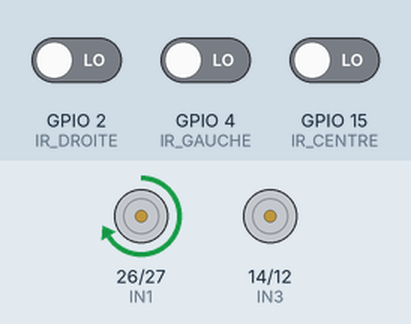
Recording of a sketch running on a simulated ESP32. On the bench: motor-driver pin pairs drawn as motors (green arrow = first pin HIGH = forward, orange = second pin HIGH = backward, longer = more drive, scaled by the enable pin). The inputs (shaded band) are chosen by the test bench; at power-on: GPIO 4 (IR_GAUCHE) LOW, GPIO 2 (IR_DROITE) LOW, GPIO 15 (IR_CENTRE) LOW. What the sketch prints to the serial monitor is not drawn.

Above: at 11.2 s.
11.3 s: GPIO 4 (IR_GAUCHE) driven HIGH
At 12.6 s:
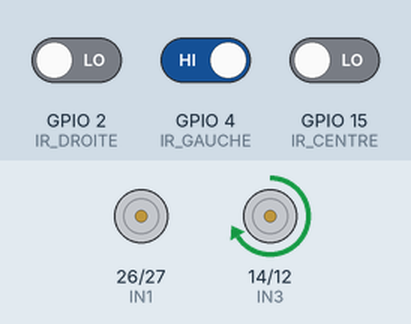
13.0 s: GPIO 2 (IR_DROITE) driven HIGH
At 13.3 s:
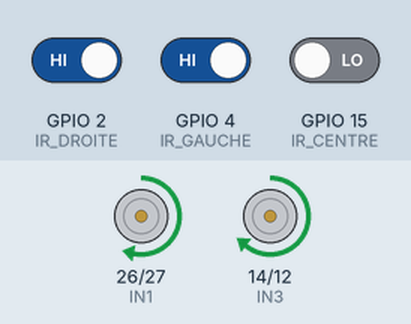
14.5 s: GPIO 2 (IR_DROITE) driven LOW
At 15.1 s:
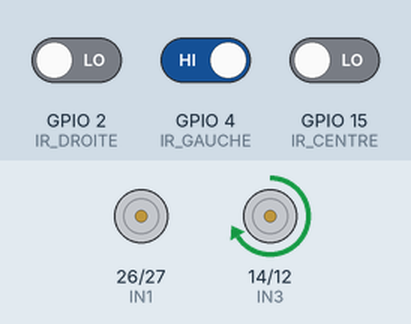
16.0 s: GPIO 4 (IR_GAUCHE) driven LOW
At 17.1 s:
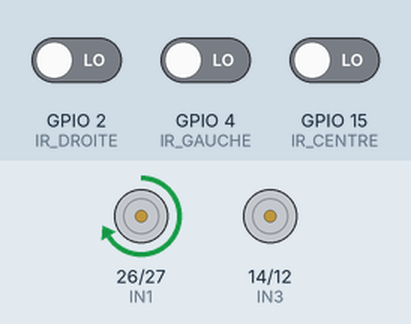
Timing chart, 0 to 18.5 s (numbered marks = the images above; inputs shaded):
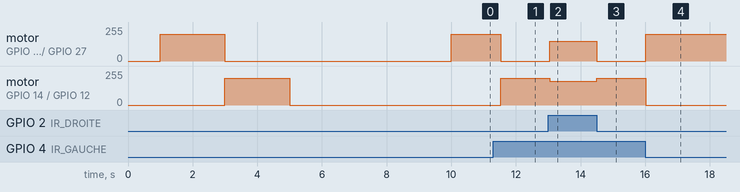

Measured:
- after the input at 11.3 s, motor on GPIO 26 (IN1) / GPIO 27 (IN2): forward 200/255 → stopped after 0.23 s; motor on GPIO 14 (IN3) / GPIO 12 (IN4): stopped → forward 200/255 after 0.23 s
- after the input at 13.0 s, motor on GPIO 26 (IN1) / GPIO 27 (IN2): stopped → forward 150/255 after 0.05 s; motor on GPIO 14 (IN3) / GPIO 12 (IN4): forward 200/255 → forward 180/255 after 0.05 s
- after the input at 14.5 s, motor on GPIO 26 (IN1) / GPIO 27 (IN2): forward 150/255 → stopped at once; motor on GPIO 14 (IN3) / GPIO 12 (IN4): forward 180/255 → forward 200/255 at once
- after the input at 16.0 s, motor on GPIO 26 (IN1) / GPIO 27 (IN2): stopped → forward 200/255 at once; motor on GPIO 14 (IN3) / GPIO 12 (IN4): forward 200/255 → stopped at once

The sketch:

main.ino
```cpp
//moteurs équilibré

#include <WiFi.h>
#include <WebSocketsServer.h>
#include <ArduinoJson.h>

// pins des moteurs
#define ENA 25
#define IN1 26
#define IN2 27
#define ENB 13
#define IN3 14
#define IN4 12

//pins capteurs
#define IR_GAUCHE 4
#define IR_CENTRE 15
#define IR_DROITE 2

// vitesse
#define VITESSE_NORMALE 150
#define VITESSE_GAUCHE 180     // Plus puissant pour équilibrer
#define VITESSE_TOURNANT 200

const char* ssid = "VoitureESP32";
const char* password = "12345678";

WebSocketsServer ws(81);

String etat = "STOP";
unsigned long startTime = 0;
float distanceCm = 0;
unsigned long lastSend = 0;

void avancer() {
  analogWrite(ENA, VITESSE_NORMALE);
  digitalWrite(IN1, HIGH); digitalWrite(IN2, LOW);
  analogWrite(ENB, VITESSE_GAUCHE);  // Moteur gauche plus puissant
  digitalWrite(IN3, HIGH); digitalWrite(IN4, LOW);
  etat = "AVANCER";
}

void tournerGauche() {
  analogWrite(ENA, VITESSE_TOURNANT);
  digitalWrite(IN1, HIGH); digitalWrite(IN2, LOW);
  analogWrite(ENB, 0);
  digitalWrite(IN3, LOW); digitalWrite(IN4, LOW);
  etat = "TOURNER_GAUCHE";
  delay(350);
}

void tournerDroite() {
  analogWrite(ENA, 0);
  digitalWrite(IN1, LOW); digitalWrite(IN2, LOW);
  analogWrite(ENB, VITESSE_TOURNANT);
  digitalWrite(IN3, HIGH); digitalWrite(IN4, LOW);
  etat = "TOURNER_DROITE";
  delay(350);
}

// Detection de la ligne

bool voitLigneGauche() {
  return digitalRead(IR_GAUCHE) == 0;
}

bool voitLigneCentre() {
  return digitalRead(IR_CENTRE) == 1;
}

bool voitLigneDroite() {
  return digitalRead(IR_DROITE) == 0;
}

void suivreLigne() {
  bool g = voitLigneGauche();
  bool c = voitLigneCentre();
  bool d = voitLigneDroite();

  static unsigned long lastDebug = 0;
  if (millis() - lastDebug > 200) {
    lastDebug = millis();
    Serial.print("G="); Serial.print(digitalRead(IR_GAUCHE));
    Serial.print(" C="); Serial.print(digitalRead(IR_CENTRE));
    Serial.print(" D="); Serial.print(digitalRead(IR_DROITE));
    Serial.print(" → ");
    Serial.println(etat);
  }

  if (c) {
    avancer();
  }
  else if (g) {
    tournerGauche();
  }
  else if (d) {
    tournerDroite();
  }
  else {
    avancer();
  }
}

void sendData() {
  if (millis() - lastSend < 200) return;
  lastSend = millis();

  bool g = voitLigneGauche();
  bool c = voitLigneCentre();
  bool d = voitLigneDroite();

  int speedRight = 0, speedLeft = 0;
  if (etat == "AVANCER")            { speedRight = VITESSE_NORMALE; speedLeft = VITESSE_GAUCHE; }
  else if (etat == "TOURNER_GAUCHE"){ speedRight = VITESSE_TOURNANT; speedLeft = 0; }
  else if (etat == "TOURNER_DROITE"){ speedRight = 0; speedLeft = VITESSE_TOURNANT; }

  StaticJsonDocument<256> doc;
  doc["state"] = etat;
  doc["speedRight"] = speedRight;
  doc["speedLeft"] = speedLeft;
  doc["sensorLeft"] = digitalRead(IR_GAUCHE);
  doc["sensorCenter"] = digitalRead(IR_CENTRE);
  doc["sensorRight"] = digitalRead(IR_DROITE);
  doc["activeLeft"] = g;
  doc["activeCenter"] = c;
  doc["activeRight"] = d;
  doc["distance"] = (int)distanceCm;
  doc["uptime"] = (millis() - startTime) / 1000;
  doc["freeHeap"] = ESP.getFreeHeap() / 1024;

  String json;
  serializeJson(doc, json);
  ws.broadcastTXT(json);
}

void setup() {
  Serial.begin(115200);
  delay(1000);

  pinMode(ENA, OUTPUT); pinMode(IN1, OUTPUT); pinMode(IN2, OUTPUT);
  pinMode(ENB, OUTPUT); pinMode(IN3, OUTPUT); pinMode(IN4, OUTPUT);
  pinMode(IR_GAUCHE, INPUT);
  pinMode(IR_CENTRE, INPUT);
  pinMode(IR_DROITE, INPUT);

  digitalWrite(IN1, LOW); digitalWrite(IN2, LOW);
  digitalWrite(IN3, LOW); digitalWrite(IN4, LOW);
  analogWrite(ENA, 0);
  analogWrite(ENB, 0);

  Serial.println("\nSuiveur de ligne \n");

  // Test moteurs
  Serial.println("Test moteur DROIT...");
  analogWrite(ENA, 200);
  digitalWrite(IN1, HIGH); digitalWrite(IN2, LOW);
  delay(2000);
  analogWrite(ENA, 0);

  Serial.println("Test moteur GAUCHE...");
  analogWrite(ENB, 200);
  digitalWrite(IN3, HIGH); digitalWrite(IN4, LOW);
  delay(2000);
  analogWrite(ENB, 0);

  WiFi.softAP(ssid, password);
  ws.begin();
  startTime = millis();

  Serial.println("\nValeurs capteurs:");
  Serial.print("GAUCHE: "); Serial.println(digitalRead(IR_GAUCHE));
  Serial.print("CENTRE: "); Serial.println(digitalRead(IR_CENTRE));
  Serial.print("DROITE: "); Serial.println(digitalRead(IR_DROITE));

  Serial.println("\nPose la voiture sur la LIGNE NOIRE");
  Serial.println("Demarrage dans 5 secondes...");
  delay(5000);
  Serial.println("GO !\n");
}

void loop() {
  suivreLigne();
  sendData();
  ws.loop();
  delay(30);
}
```
